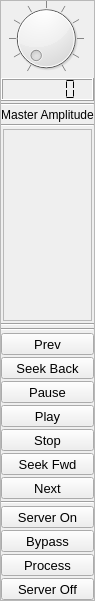
       <widget class="QFrame" name="frame">
        <property name="maximumSize">
         <size>
          <width>90</width>
          <height>16777214</height>
         </size>
        </property>
        <property name="frameShape">
         <enum>QFrame::StyledPanel</enum>
        </property>
        <layout class="QVBoxLayout" name="verticalLayout_9">
         <property name="spacing">
          <number>2</number>
         </property>
         <property name="leftMargin">
          <number>0</number>
         </property>
         <property name="topMargin">
          <number>0</number>
         </property>
         <property name="rightMargin">
          <number>0</number>
         </property>
         <property name="bottomMargin">
          <number>0</number>
         </property>
         <item>
          <widget class="QDial" name="amp_dial">
           <property name="minimumSize">
            <size>
             <width>60</width>
             <height>60</height>
            </size>
           </property>
           <property name="maximumSize">
            <size>
             <width>90</width>
             <height>75</height>
            </size>
           </property>
           <property name="minimum">
            <number>0</number>
           </property>
           <property name="maximum">
            <number>300</number>
           </property>
           <property name="singleStep">
            <number>1</number>
           </property>
           <property name="orientation">
            <enum>Qt::Horizontal</enum>
           </property>
           <property name="invertedAppearance">
            <bool>false</bool>
           </property>
           <property name="invertedControls">
            <bool>false</bool>
           </property>
           <property name="wrapping">
            <bool>false</bool>
           </property>
           <property name="notchTarget">
            <double>30.000000000000000</double>
           </property>
           <property name="notchesVisible">
            <bool>true</bool>
           </property>
          </widget>
         </item>
         <item>
          <widget class="QLCDNumber" name="lcdNumber_29">
           <property name="smallDecimalPoint">
            <bool>true</bool>
           </property>
           <property name="segmentStyle">
            <enum>QLCDNumber::Flat</enum>
           </property>
          </widget>
         </item>
         <item>
          <widget class="Line" name="line_26">
           <property name="orientation">
            <enum>Qt::Horizontal</enum>
           </property>
          </widget>
         </item>
         <item>
          <widget class="QLabel" name="label_2">
           <property name="text">
            <string>Master Amplitude</string>
           </property>
           <property name="alignment">
            <set>Qt::AlignCenter</set>
           </property>
          </widget>
         </item>
         <item>
          <widget class="Line" name="line_25">
           <property name="orientation">
            <enum>Qt::Horizontal</enum>
           </property>
          </widget>
         </item>
         <item>
          <layout class="QHBoxLayout" name="horizontalLayout_10">
           <property name="spacing">
            <number>0</number>
           </property>
           <property name="leftMargin">
            <number>2</number>
           </property>
           <property name="topMargin">
            <number>0</number>
           </property>
           <property name="rightMargin">
            <number>2</number>
           </property>
           <property name="bottomMargin">
            <number>0</number>
           </property>
           <item>
            <widget class="PlotWidget" name="master_vu_meter_graph">
             <property name="enabled">
              <bool>false</bool>
             </property>
             <property name="maximumSize">
              <size>
               <width>100</width>
               <height>16777215</height>
              </size>
             </property>
             <property name="verticalScrollBarPolicy">
              <enum>Qt::ScrollBarAlwaysOff</enum>
             </property>
             <property name="horizontalScrollBarPolicy">
              <enum>Qt::ScrollBarAlwaysOff</enum>
             </property>
             <property name="interactive">
              <bool>false</bool>
             </property>
            </widget>
           </item>
          </layout>
         </item>
         <item>
          <widget class="Line" name="line_32">
           <property name="orientation">
            <enum>Qt::Horizontal</enum>
           </property>
          </widget>
         </item>
         <item>
          <widget class="Line" name="line_33">
           <property name="orientation">
            <enum>Qt::Horizontal</enum>
           </property>
          </widget>
         </item>
         <item>
          <widget class="QToolButton" name="server_on_toolB_8">
           <property name="minimumSize">
            <size>
             <width>80</width>
             <height>0</height>
            </size>
           </property>
           <property name="maximumSize">
            <size>
             <width>900</width>
             <height>16777215</height>
            </size>
           </property>
           <property name="font">
            <font>
             <pointsize>10</pointsize>
            </font>
           </property>
           <property name="text">
            <string>Prev</string>
           </property>
           <property name="checkable">
            <bool>false</bool>
           </property>
           <property name="autoExclusive">
            <bool>false</bool>
           </property>
          </widget>
         </item>
         <item>
          <widget class="QToolButton" name="server_on_toolB_5">
           <property name="minimumSize">
            <size>
             <width>80</width>
             <height>0</height>
            </size>
           </property>
           <property name="maximumSize">
            <size>
             <width>900</width>
             <height>16777215</height>
            </size>
           </property>
           <property name="font">
            <font>
             <pointsize>10</pointsize>
            </font>
           </property>
           <property name="text">
            <string>Seek Back</string>
           </property>
           <property name="checkable">
            <bool>false</bool>
           </property>
           <property name="autoExclusive">
            <bool>false</bool>
           </property>
          </widget>
         </item>
         <item>
          <widget class="QToolButton" name="server_on_toolB_3">
           <property name="minimumSize">
            <size>
             <width>80</width>
             <height>0</height>
            </size>
           </property>
           <property name="maximumSize">
            <size>
             <width>900</width>
             <height>16777215</height>
            </size>
           </property>
           <property name="font">
            <font>
             <pointsize>10</pointsize>
            </font>
           </property>
           <property name="text">
            <string>Pause</string>
           </property>
           <property name="checkable">
            <bool>false</bool>
           </property>
           <property name="autoExclusive">
            <bool>false</bool>
           </property>
          </widget>
         </item>
         <item>
          <widget class="QToolButton" name="server_on_toolB_4">
           <property name="minimumSize">
            <size>
             <width>80</width>
             <height>0</height>
            </size>
           </property>
           <property name="maximumSize">
            <size>
             <width>900</width>
             <height>16777215</height>
            </size>
           </property>
           <property name="font">
            <font>
             <pointsize>10</pointsize>
            </font>
           </property>
           <property name="text">
            <string>Play</string>
           </property>
           <property name="checkable">
            <bool>false</bool>
           </property>
           <property name="autoExclusive">
            <bool>false</bool>
           </property>
          </widget>
         </item>
         <item>
          <widget class="QToolButton" name="server_on_toolB_2">
           <property name="minimumSize">
            <size>
             <width>80</width>
             <height>0</height>
            </size>
           </property>
           <property name="maximumSize">
            <size>
             <width>900</width>
             <height>16777215</height>
            </size>
           </property>
           <property name="font">
            <font>
             <pointsize>10</pointsize>
            </font>
           </property>
           <property name="text">
            <string>Stop</string>
           </property>
           <property name="checkable">
            <bool>false</bool>
           </property>
           <property name="autoExclusive">
            <bool>false</bool>
           </property>
          </widget>
         </item>
         <item>
          <widget class="QToolButton" name="server_on_toolB_6">
           <property name="minimumSize">
            <size>
             <width>80</width>
             <height>0</height>
            </size>
           </property>
           <property name="maximumSize">
            <size>
             <width>900</width>
             <height>16777215</height>
            </size>
           </property>
           <property name="font">
            <font>
             <pointsize>10</pointsize>
            </font>
           </property>
           <property name="text">
            <string>Seek Fwd</string>
           </property>
           <property name="checkable">
            <bool>false</bool>
           </property>
           <property name="autoExclusive">
            <bool>false</bool>
           </property>
          </widget>
         </item>
         <item>
          <widget class="QToolButton" name="server_on_toolB_7">
           <property name="minimumSize">
            <size>
             <width>80</width>
             <height>0</height>
            </size>
           </property>
           <property name="maximumSize">
            <size>
             <width>900</width>
             <height>16777215</height>
            </size>
           </property>
           <property name="font">
            <font>
             <pointsize>10</pointsize>
            </font>
           </property>
           <property name="text">
            <string>Next</string>
           </property>
           <property name="checkable">
            <bool>false</bool>
           </property>
           <property name="autoExclusive">
            <bool>false</bool>
           </property>
          </widget>
         </item>
         <item>
          <widget class="Line" name="line_28">
           <property name="orientation">
            <enum>Qt::Horizontal</enum>
           </property>
          </widget>
         </item>
         <item>
          <widget class="QToolButton" name="server_on_toolB">
           <property name="minimumSize">
            <size>
             <width>80</width>
             <height>0</height>
            </size>
           </property>
           <property name="maximumSize">
            <size>
             <width>900</width>
             <height>16777215</height>
            </size>
           </property>
           <property name="font">
            <font>
             <pointsize>10</pointsize>
            </font>
           </property>
           <property name="text">
            <string>Server On</string>
           </property>
           <property name="checkable">
            <bool>true</bool>
           </property>
           <property name="autoExclusive">
            <bool>true</bool>
           </property>
           <attribute name="buttonGroup">
            <string notr="true">buttonGroup_2</string>
           </attribute>
          </widget>
         </item>
         <item>
          <widget class="QToolButton" name="bypass">
           <property name="minimumSize">
            <size>
             <width>80</width>
             <height>0</height>
            </size>
           </property>
           <property name="maximumSize">
            <size>
             <width>900</width>
             <height>16777215</height>
            </size>
           </property>
           <property name="font">
            <font>
             <pointsize>10</pointsize>
            </font>
           </property>
           <property name="text">
            <string>Bypass</string>
           </property>
           <property name="checkable">
            <bool>true</bool>
           </property>
           <property name="autoExclusive">
            <bool>true</bool>
           </property>
           <attribute name="buttonGroup">
            <string notr="true">buttonGroup</string>
           </attribute>
          </widget>
         </item>
         <item>
          <widget class="QToolButton" name="process">
           <property name="minimumSize">
            <size>
             <width>80</width>
             <height>0</height>
            </size>
           </property>
           <property name="maximumSize">
            <size>
             <width>900</width>
             <height>16777215</height>
            </size>
           </property>
           <property name="font">
            <font>
             <pointsize>10</pointsize>
            </font>
           </property>
           <property name="text">
            <string>Process</string>
           </property>
           <property name="checkable">
            <bool>true</bool>
           </property>
           <property name="autoExclusive">
            <bool>true</bool>
           </property>
           <attribute name="buttonGroup">
            <string notr="true">buttonGroup</string>
           </attribute>
          </widget>
         </item>
         <item>
          <widget class="QToolButton" name="server_off_toolB">
           <property name="minimumSize">
            <size>
             <width>80</width>
             <height>0</height>
            </size>
           </property>
           <property name="maximumSize">
            <size>
             <width>900</width>
             <height>16777215</height>
            </size>
           </property>
           <property name="font">
            <font>
             <pointsize>10</pointsize>
            </font>
           </property>
           <property name="text">
            <string>Server Off</string>
           </property>
           <property name="checkable">
            <bool>true</bool>
           </property>
           <property name="autoExclusive">
            <bool>true</bool>
           </property>
           <attribute name="buttonGroup">
            <string notr="true">buttonGroup_2</string>
           </attribute>
          </widget>
         </item>
        </layout>
       </widget>
